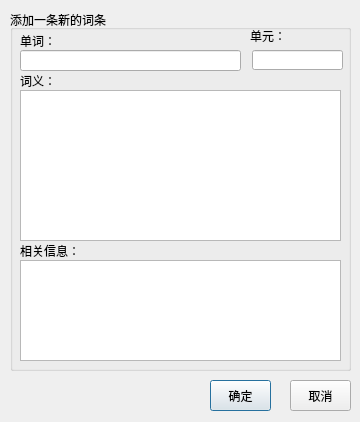
<?xml version="1.0" encoding="UTF-8"?>
<ui version="4.0">
 <class>AddNewRecordDialog</class>
 <widget class="QDialog" name="AddNewRecordDialog">
  <property name="geometry">
   <rect>
    <x>0</x>
    <y>0</y>
    <width>360</width>
    <height>422</height>
   </rect>
  </property>
  <property name="windowTitle">
   <string>  添加新词条</string>
  </property>
  <property name="windowIcon">
   <iconset resource="rc.qrc">
    <normaloff>:/new/prefix1/rc/actions/add.png</normaloff>:/new/prefix1/rc/actions/add.png</iconset>
  </property>
  <widget class="QPushButton" name="OKButton">
   <property name="geometry">
    <rect>
     <x>210</x>
     <y>380</y>
     <width>61</width>
     <height>31</height>
    </rect>
   </property>
   <property name="text">
    <string>确定</string>
   </property>
   <property name="icon">
    <iconset resource="rc.qrc">
     <normaloff>:/new/prefix1/rc/actions/dialog_ok_apply.png</normaloff>:/new/prefix1/rc/actions/dialog_ok_apply.png</iconset>
   </property>
  </widget>
  <widget class="QGroupBox" name="InfoGroupBox">
   <property name="geometry">
    <rect>
     <x>10</x>
     <y>10</y>
     <width>341</width>
     <height>361</height>
    </rect>
   </property>
   <property name="title">
    <string>添加一条新的词条</string>
   </property>
   <widget class="QLabel" name="word">
    <property name="geometry">
     <rect>
      <x>10</x>
      <y>20</y>
      <width>41</width>
      <height>21</height>
     </rect>
    </property>
    <property name="text">
     <string>单词：</string>
    </property>
   </widget>
   <widget class="QLabel" name="mean">
    <property name="geometry">
     <rect>
      <x>10</x>
      <y>60</y>
      <width>51</width>
      <height>21</height>
     </rect>
    </property>
    <property name="text">
     <string>词义：</string>
    </property>
   </widget>
   <widget class="QLabel" name="other">
    <property name="geometry">
     <rect>
      <x>10</x>
      <y>230</y>
      <width>71</width>
      <height>21</height>
     </rect>
    </property>
    <property name="text">
     <string>相关信息：</string>
    </property>
   </widget>
   <widget class="QLineEdit" name="WordLineEdit">
    <property name="geometry">
     <rect>
      <x>10</x>
      <y>40</y>
      <width>221</width>
      <height>21</height>
     </rect>
    </property>
   </widget>
   <widget class="QTextEdit" name="MeanTextEdit">
    <property name="geometry">
     <rect>
      <x>10</x>
      <y>80</y>
      <width>321</width>
      <height>151</height>
     </rect>
    </property>
   </widget>
   <widget class="QTextEdit" name="OtherTextEdit">
    <property name="geometry">
     <rect>
      <x>10</x>
      <y>250</y>
      <width>321</width>
      <height>101</height>
     </rect>
    </property>
   </widget>
   <widget class="QLabel" name="lektion">
    <property name="geometry">
     <rect>
      <x>240</x>
      <y>16</y>
      <width>54</width>
      <height>20</height>
     </rect>
    </property>
    <property name="text">
     <string>单元：</string>
    </property>
   </widget>
   <widget class="QLineEdit" name="LektionLineEdit">
    <property name="geometry">
     <rect>
      <x>242</x>
      <y>40</y>
      <width>91</width>
      <height>20</height>
     </rect>
    </property>
   </widget>
  </widget>
  <widget class="QPushButton" name="CloseButton">
   <property name="geometry">
    <rect>
     <x>290</x>
     <y>380</y>
     <width>61</width>
     <height>31</height>
    </rect>
   </property>
   <property name="text">
    <string>取消</string>
   </property>
   <property name="icon">
    <iconset resource="rc.qrc">
     <normaloff>:/new/prefix1/rc/actions/editdelete.png</normaloff>:/new/prefix1/rc/actions/editdelete.png</iconset>
   </property>
  </widget>
 </widget>
 <resources>
  <include location="rc.qrc"/>
 </resources>
 <connections/>
</ui>
